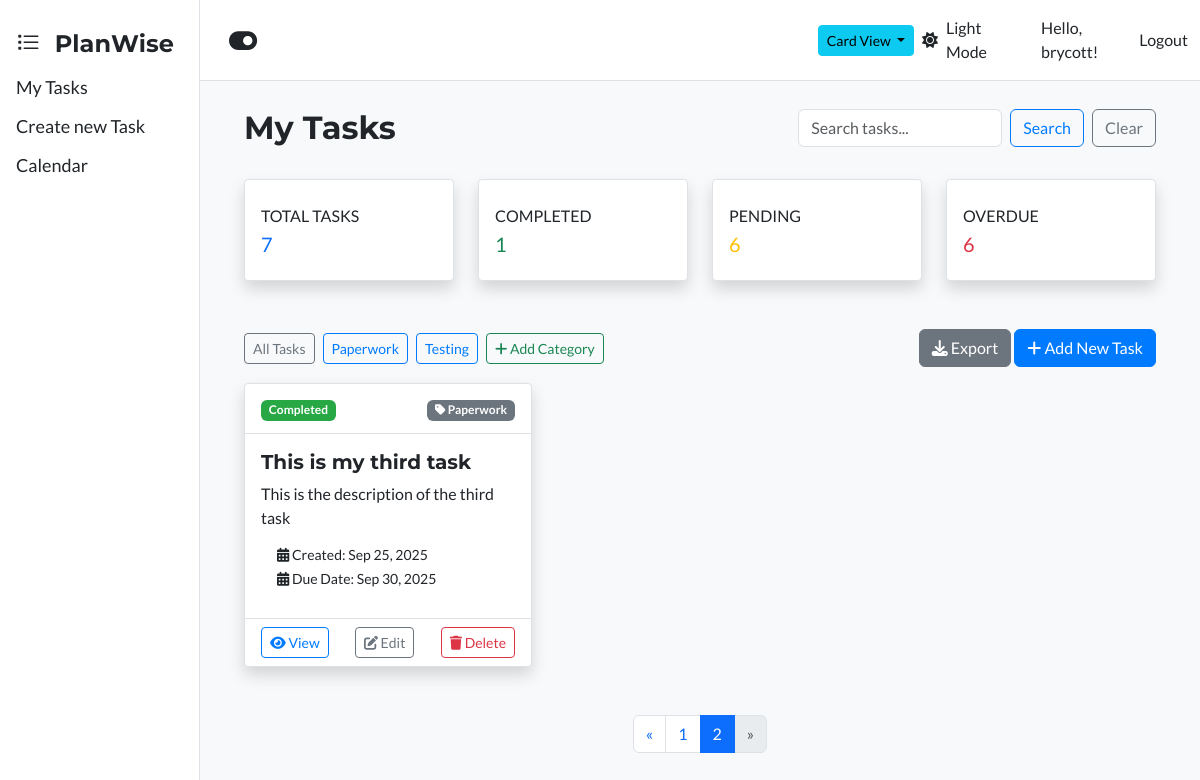
The app's page /?page=2 (signed in), older data.
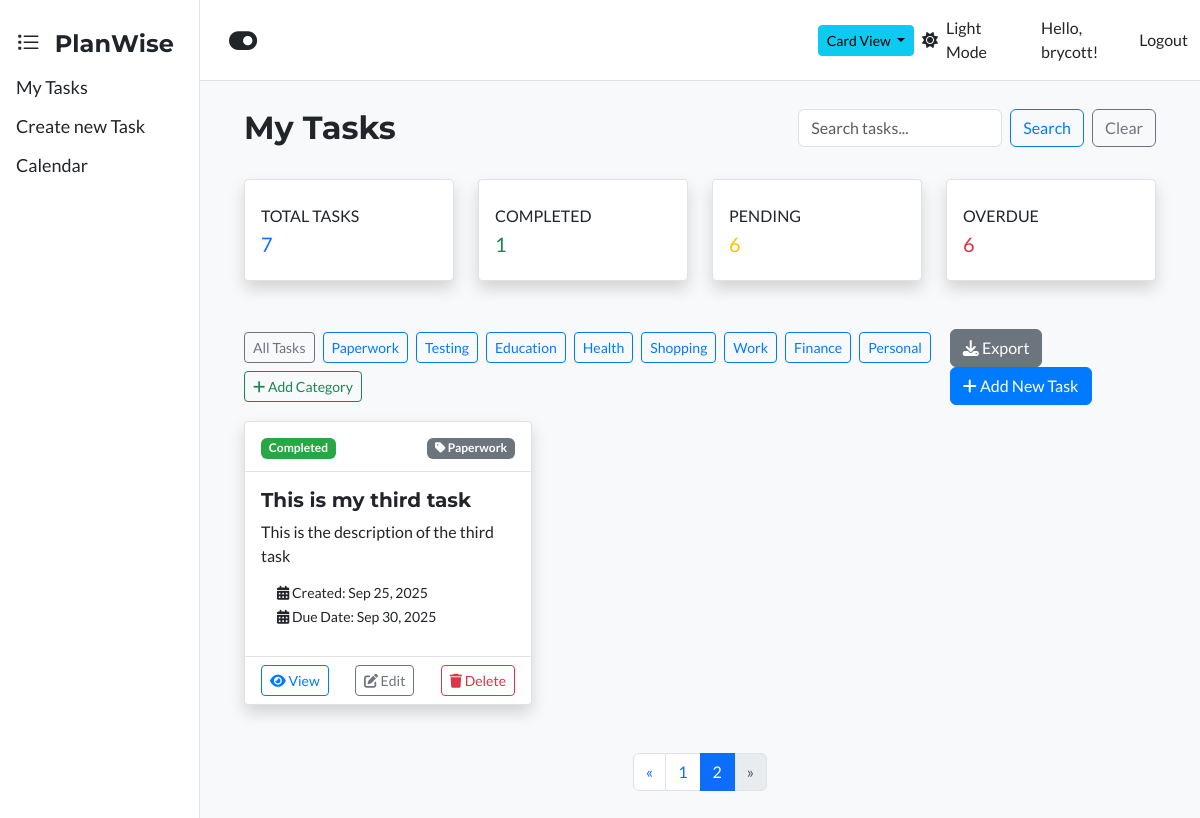
The same page, newer data.
### tasks/models.py (models this page shows, shortened)
class Category(models.Model):
    user = models.ForeignKey(User, on_delete=models.CASCADE, null=True, blank=True)
    name = models.CharField(max_length=100)
    class Meta:
        verbose_name_plural = "Categories"
    def __str__(self):
        return self.name

class Task(models.Model):
    PRIORITY_CHOICES = [
        ('low', 'Low'),
        ('medium', 'Medium'),
        ('high', 'High'),
    ]
    title = models.CharField(max_length=200)
    description = models.TextField(blank=True)
    due_date = models.DateField(null=True, blank=True)
    category = models.ForeignKey(Category, on_delete=models.PROTECT, null=True, blank=True)
    is_completed = models.BooleanField(default=False)
    created_at = models.DateTimeField(auto_now_add=True)
    updated_at = models.DateTimeField(auto_now=True)
    user = models.ForeignKey(User, on_delete=models.CASCADE)
    parent = models.ForeignKey('self', on_delete=models.CASCADE, null=True, blank=True, related_name='subtasks')
    is_recurring = models.BooleanField(default=False)
    recurrence_frequency = models.CharField(max_length=10, choices=[('daily', 'Daily'), ('weekly', 'Weekly'), ('monthly', 'Monthly')], blank=True, null=True)
    recurrence_end_date = models.DateField(blank=True, null=True)
    recurring_task_id = models.UUIDField(default=uuid.uuid4, editable=True)
    class Meta:
        ordering = ['-created_at']

### tasks/views.py (the view)
# urls.py: path('', views.TaskListView.as_view(), name='task_list'),
class TaskListView(LoginRequiredMixin, ListView):
    model = Task
    template_name = 'tasks/task_list.html'
    context_object_name = 'tasks'
    paginate_by = 6
    def get_queryset(self):
        queryset = Task.objects.filter(user=self.request.user, parent__isnull=True).select_related('category')
        search_query = self.request.GET.get('q')
        if search_query:
            queryset = queryset.filter(
                Q(title__icontains=search_query) |
                Q(description__icontains=search_query)
            )
        return queryset
    def get_context_data(self, **kwargs):
        context = super().get_context_data(**kwargs)
        tasks_query = self.get_queryset()
        context['total_tasks'] = tasks_query.count()
        context['completed_tasks'] = tasks_query.filter(is_completed=True).count()
        context['pending_tasks'] = tasks_query.filter(is_completed=False).count()
        context['overdue_tasks'] = tasks_query.filter(due_date__lt=timezone.now().date(), is_completed=False).count()
        context['today'] = timezone.now().date()
        context['categories'] = Category.objects.all()
        context['search_query'] = self.request.GET.get('q', '')
        return context

### tasks/templates/tasks/task_list.html (shortened to what the changed rows need)
{% extends 'base.html' %}
{% block content %}
<div class=" task_list container task-list">
    <div class="d-flex justify-content-between align-items-center mb-4">
        <h2 class="mt-2">My Tasks</h2>
    </div>
    <div class="row mb-3">
        <div class="col-md-12 d-flex justify-content-between align-items-center">
            <div class="d-flex flex-wrap gap-2">
                <a href="{% url 'tasks:task_list' %}" class="btn btn-outline-secondary btn-sm">All Tasks</a>
                {% for category in categories %}
                    <a href="{% url 'tasks:tasks_by_category' category.id %}" class="btn btn-outline-primary btn-sm">{{ category.name }}</a>
                {% endfor %}
                <a href="{% url 'tasks:category_create' %}" class="btn btn-outline-success btn-sm">
                    <i class="fas fa-plus"></i> Add Category
                </a>
            </div>
        </div>
    </div>
    {% if tasks %}
        <div id="card-view" class="row">
        {% for task in tasks %}
            <div class="col-md-6 col-lg-4 mb-4">
                <div class="card shadow h-100 {% if task.completed %}border-success{% endif %}">
                    <div class="card-header bg-light d-flex justify-content-between align-items-center">
                        <div class="d-flex align-items-center justify-content-between w-100">
                            <div>
                            {% if task.is_completed %}
                                <span class="badge bg-success"></i> Completed</span>
                            {% else %}
                                <span class="badge bg-warning text-dark"><i class="fas fa-hourglass-half"></i> Incomplete</span>
                            {% endif %}
                            </div>
                            <div>
                            {% if task.category %}
                                <li class="list-group-item py-1">
                                    <span class="badge bg-secondary">
                                        <i class="fas fa-tag"></i> {{ task.category.name }}
                                    </span>
                                </li>
                            {% endif %}
                            </div>
                        </div>
                    </div>
                    <div class="card-body">
                        <h5 class="card-title mb-2">
                            <div class="d-flex justify-content-between">
                                <div>
                                {{ task.title }}
                                </div>
                            </div>
                        </h5>
                        <p class="card-text mb-2">{{ task.description|truncatewords:20 }}</p>
                        <ul class="list-group list-group-flush mb-2">
                            <li class="list-group-item py-1">
                                <small><i class="fas fa-calendar-alt"></i> Created: {{ task.created_at|date:"M d, Y" }}</small>
                                <br>
                                <small><i class="fas fa-calendar-alt"></i> Due Date: {{ task.due_date |date:"M d, Y" }}</small>
                            </li>
                        </ul>
                    </div>
                    <div class="card-footer d-flex justify-content-between align-items-center">
                        <a href="{% url 'tasks:task_detail' task.pk %}" class="btn btn-sm btn-outline-primary">
                            <i class="fas fa-eye"></i> View
                        </a>
                        <a href="{% url 'tasks:task_update' task.pk %}" class="btn btn-sm btn-outline-secondary">
                            <i class="fas fa-edit"></i> Edit
                        </a>
                        <form action="{% url 'tasks:task_delete' task.pk %}" method="post" class="d-inline"
                              onsubmit="return confirm('Are you sure you want to delete this task?');">
                            <button type="submit" class="btn btn-sm btn-outline-danger">
                                <i class="fas fa-trash"></i> Delete
                            </button>
                        </form>
                    </div>
                </div>
            </div>
        {% endfor %}
        </div>
     {% endif %}
    </div>
    {% if is_paginated %}
    <nav aria-label="Page navigation">
        <ul class="pagination justify-content-center mt-4">
            {% for i in paginator.page_range %}
                {% if page_obj.number == i %}
                    <li class="page-item active" aria-current="page">
                        <span class="page-link">{{ i }}</span>
                    </li>
                {% else %}
                    <li class="page-item"><a class="page-link" href="?page={{ i }}{% if search_query %}&q={{ search_query }}{% endif %}">{{ i }}</a></li>
                {% endif %}
            {% endfor %}
        </ul>
    </nav>
    {% endif %}
{% endblock %}

Row changes from the older to the newer data that the page shows:
added Category: name "Education"
added Category: name "Health"
added Category: name "Shopping"
added Category: name "Work"
added Category: name "Finance"
added Category: name "Personal"
